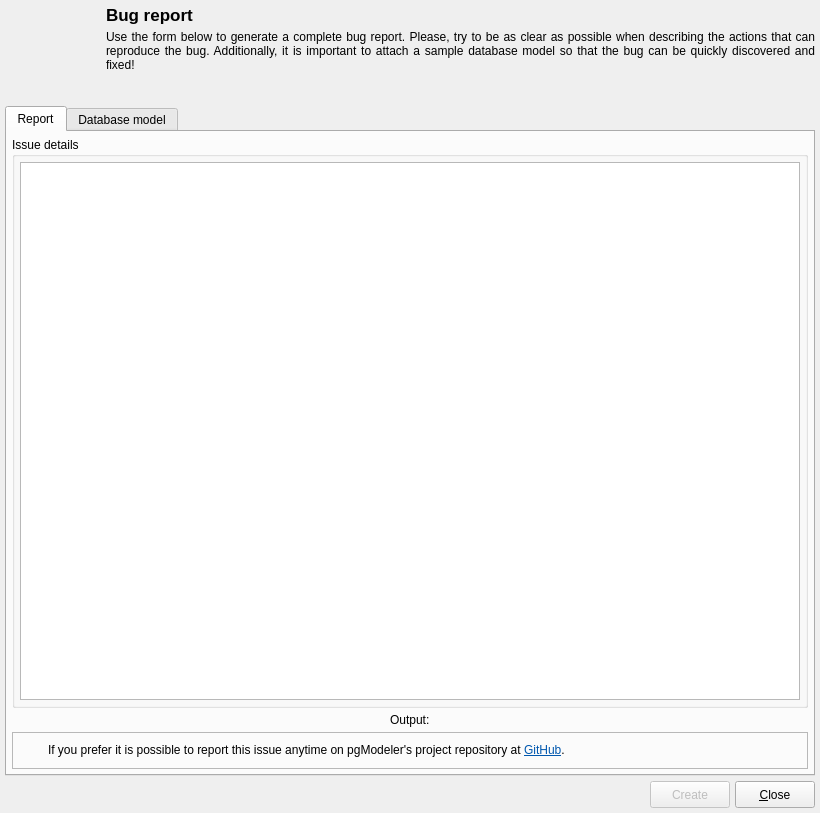
<?xml version="1.0" encoding="UTF-8"?>
<ui version="4.0">
 <class>BugReportForm</class>
 <widget class="QDialog" name="BugReportForm">
  <property name="windowModality">
   <enum>Qt::WindowModality::ApplicationModal</enum>
  </property>
  <property name="geometry">
   <rect>
    <x>0</x>
    <y>0</y>
    <width>820</width>
    <height>813</height>
   </rect>
  </property>
  <property name="sizePolicy">
   <sizepolicy hsizetype="Preferred" vsizetype="Preferred">
    <horstretch>0</horstretch>
    <verstretch>0</verstretch>
   </sizepolicy>
  </property>
  <property name="minimumSize">
   <size>
    <width>550</width>
    <height>500</height>
   </size>
  </property>
  <property name="maximumSize">
   <size>
    <width>16777215</width>
    <height>16777215</height>
   </size>
  </property>
  <property name="windowTitle">
   <string>Bug report</string>
  </property>
  <property name="windowIcon">
   <iconset resource="../../res/resources.qrc">
    <normaloff>:/icons/icons/bugreport.png</normaloff>:/icons/icons/bugreport.png</iconset>
  </property>
  <layout class="QGridLayout" name="gridLayout">
   <property name="leftMargin">
    <number>5</number>
   </property>
   <property name="topMargin">
    <number>5</number>
   </property>
   <property name="rightMargin">
    <number>5</number>
   </property>
   <property name="bottomMargin">
    <number>5</number>
   </property>
   <property name="spacing">
    <number>5</number>
   </property>
   <item row="0" column="0" rowspan="2">
    <widget class="QLabel" name="logo_lbl">
     <property name="sizePolicy">
      <sizepolicy hsizetype="Fixed" vsizetype="Fixed">
       <horstretch>0</horstretch>
       <verstretch>0</verstretch>
      </sizepolicy>
     </property>
     <property name="minimumSize">
      <size>
       <width>96</width>
       <height>96</height>
      </size>
     </property>
     <property name="maximumSize">
      <size>
       <width>96</width>
       <height>96</height>
      </size>
     </property>
     <property name="text">
      <string/>
     </property>
     <property name="pixmap">
      <pixmap resource="../../res/resources.qrc">:/icons/icons/bugreport.png</pixmap>
     </property>
     <property name="scaledContents">
      <bool>true</bool>
     </property>
     <property name="alignment">
      <set>Qt::AlignmentFlag::AlignLeading|Qt::AlignmentFlag::AlignLeft|Qt::AlignmentFlag::AlignTop</set>
     </property>
    </widget>
   </item>
   <item row="0" column="1">
    <widget class="QLabel" name="title_lbl">
     <property name="sizePolicy">
      <sizepolicy hsizetype="Preferred" vsizetype="Fixed">
       <horstretch>0</horstretch>
       <verstretch>0</verstretch>
      </sizepolicy>
     </property>
     <property name="font">
      <font>
       <pointsize>13</pointsize>
       <bold>true</bold>
      </font>
     </property>
     <property name="text">
      <string>Bug report</string>
     </property>
     <property name="margin">
      <number>4</number>
     </property>
    </widget>
   </item>
   <item row="3" column="0" colspan="2">
    <layout class="QHBoxLayout" name="horizontalLayout">
     <property name="spacing">
      <number>5</number>
     </property>
     <property name="leftMargin">
      <number>0</number>
     </property>
     <property name="bottomMargin">
      <number>0</number>
     </property>
     <item>
      <widget class="QLabel" name="pgmodeler_name_lbl">
       <property name="sizePolicy">
        <sizepolicy hsizetype="Preferred" vsizetype="Fixed">
         <horstretch>0</horstretch>
         <verstretch>0</verstretch>
        </sizepolicy>
       </property>
       <property name="maximumSize">
        <size>
         <width>180</width>
         <height>35</height>
        </size>
       </property>
       <property name="text">
        <string/>
       </property>
       <property name="pixmap">
        <pixmap resource="../../res/resources.qrc">:/images/images/pgmodeler_name.png</pixmap>
       </property>
       <property name="scaledContents">
        <bool>true</bool>
       </property>
      </widget>
     </item>
     <item>
      <spacer>
       <property name="orientation">
        <enum>Qt::Orientation::Horizontal</enum>
       </property>
       <property name="sizeHint" stdset="0">
        <size>
         <width>91</width>
         <height>27</height>
        </size>
       </property>
      </spacer>
     </item>
     <item>
      <widget class="QPushButton" name="create_btn">
       <property name="enabled">
        <bool>false</bool>
       </property>
       <property name="sizePolicy">
        <sizepolicy hsizetype="Preferred" vsizetype="Preferred">
         <horstretch>0</horstretch>
         <verstretch>0</verstretch>
        </sizepolicy>
       </property>
       <property name="maximumSize">
        <size>
         <width>16777215</width>
         <height>16777215</height>
        </size>
       </property>
       <property name="text">
        <string>Create</string>
       </property>
       <property name="icon">
        <iconset resource="../../res/resources.qrc">
         <normaloff>:/icons/icons/save.png</normaloff>:/icons/icons/save.png</iconset>
       </property>
       <property name="iconSize">
        <size>
         <width>28</width>
         <height>28</height>
        </size>
       </property>
       <property name="default">
        <bool>true</bool>
       </property>
      </widget>
     </item>
     <item>
      <widget class="QPushButton" name="close_btn">
       <property name="sizePolicy">
        <sizepolicy hsizetype="Preferred" vsizetype="Preferred">
         <horstretch>0</horstretch>
         <verstretch>0</verstretch>
        </sizepolicy>
       </property>
       <property name="maximumSize">
        <size>
         <width>16777215</width>
         <height>16777215</height>
        </size>
       </property>
       <property name="text">
        <string>&amp;Close</string>
       </property>
       <property name="icon">
        <iconset resource="../../res/resources.qrc">
         <normaloff>:/icons/icons/close1.png</normaloff>:/icons/icons/close1.png</iconset>
       </property>
       <property name="iconSize">
        <size>
         <width>28</width>
         <height>28</height>
        </size>
       </property>
       <property name="flat">
        <bool>false</bool>
       </property>
      </widget>
     </item>
    </layout>
   </item>
   <item row="1" column="1">
    <widget class="QLabel" name="msg_lbl">
     <property name="sizePolicy">
      <sizepolicy hsizetype="Expanding" vsizetype="Preferred">
       <horstretch>0</horstretch>
       <verstretch>0</verstretch>
      </sizepolicy>
     </property>
     <property name="minimumSize">
      <size>
       <width>0</width>
       <height>0</height>
      </size>
     </property>
     <property name="text">
      <string>Use the form below to generate a complete bug report. Please, try to be as clear as possible when describing the actions that can reproduce the bug. Additionally, it is important to attach a sample database model so that the bug can be quickly discovered and fixed!</string>
     </property>
     <property name="textFormat">
      <enum>Qt::TextFormat::PlainText</enum>
     </property>
     <property name="alignment">
      <set>Qt::AlignmentFlag::AlignJustify|Qt::AlignmentFlag::AlignTop</set>
     </property>
     <property name="wordWrap">
      <bool>true</bool>
     </property>
     <property name="margin">
      <number>4</number>
     </property>
     <property name="openExternalLinks">
      <bool>true</bool>
     </property>
     <property name="textInteractionFlags">
      <set>Qt::TextInteractionFlag::TextSelectableByMouse</set>
     </property>
    </widget>
   </item>
   <item row="2" column="0" colspan="2">
    <widget class="QTabWidget" name="report_twg">
     <property name="sizePolicy">
      <sizepolicy hsizetype="Expanding" vsizetype="Expanding">
       <horstretch>0</horstretch>
       <verstretch>0</verstretch>
      </sizepolicy>
     </property>
     <property name="currentIndex">
      <number>0</number>
     </property>
     <property name="iconSize">
      <size>
       <width>22</width>
       <height>22</height>
      </size>
     </property>
     <widget class="QWidget" name="tab">
      <attribute name="icon">
       <iconset resource="../../res/resources.qrc">
        <normaloff>:/icons/icons/sourcecode.png</normaloff>:/icons/icons/sourcecode.png</iconset>
      </attribute>
      <attribute name="title">
       <string>Report</string>
      </attribute>
      <layout class="QVBoxLayout" name="report_tab_grid">
       <property name="spacing">
        <number>5</number>
       </property>
       <property name="leftMargin">
        <number>5</number>
       </property>
       <property name="topMargin">
        <number>5</number>
       </property>
       <property name="rightMargin">
        <number>5</number>
       </property>
       <property name="bottomMargin">
        <number>5</number>
       </property>
       <item>
        <widget class="QGroupBox" name="details_gb">
         <property name="title">
          <string>Issue details</string>
         </property>
         <layout class="QGridLayout" name="gridLayout_3">
          <property name="leftMargin">
           <number>5</number>
          </property>
          <property name="topMargin">
           <number>5</number>
          </property>
          <property name="rightMargin">
           <number>5</number>
          </property>
          <property name="bottomMargin">
           <number>5</number>
          </property>
          <property name="spacing">
           <number>5</number>
          </property>
          <item row="0" column="0">
           <widget class="QPlainTextEdit" name="details_txt"/>
          </item>
         </layout>
        </widget>
       </item>
       <item>
        <widget class="QWidget" name="output_wgt" native="true">
         <layout class="QHBoxLayout" name="output_lt">
          <property name="spacing">
           <number>5</number>
          </property>
          <property name="leftMargin">
           <number>0</number>
          </property>
          <property name="topMargin">
           <number>0</number>
          </property>
          <property name="rightMargin">
           <number>0</number>
          </property>
          <property name="bottomMargin">
           <number>0</number>
          </property>
          <item>
           <widget class="QLabel" name="output_lbl">
            <property name="sizePolicy">
             <sizepolicy hsizetype="Fixed" vsizetype="Preferred">
              <horstretch>0</horstretch>
              <verstretch>0</verstretch>
             </sizepolicy>
            </property>
            <property name="text">
             <string>Output:</string>
            </property>
           </widget>
          </item>
         </layout>
        </widget>
       </item>
       <item>
        <widget class="QFrame" name="hint_frm">
         <property name="sizePolicy">
          <sizepolicy hsizetype="Preferred" vsizetype="Fixed">
           <horstretch>0</horstretch>
           <verstretch>0</verstretch>
          </sizepolicy>
         </property>
         <property name="minimumSize">
          <size>
           <width>0</width>
           <height>0</height>
          </size>
         </property>
         <property name="frameShape">
          <enum>QFrame::Shape::StyledPanel</enum>
         </property>
         <property name="frameShadow">
          <enum>QFrame::Shadow::Raised</enum>
         </property>
         <layout class="QGridLayout" name="gridLayout_5">
          <property name="leftMargin">
           <number>5</number>
          </property>
          <property name="topMargin">
           <number>5</number>
          </property>
          <property name="rightMargin">
           <number>5</number>
          </property>
          <property name="bottomMargin">
           <number>5</number>
          </property>
          <property name="spacing">
           <number>5</number>
          </property>
          <item row="0" column="0">
           <widget class="QLabel" name="icon_lbl">
            <property name="minimumSize">
             <size>
              <width>25</width>
              <height>25</height>
             </size>
            </property>
            <property name="maximumSize">
             <size>
              <width>25</width>
              <height>25</height>
             </size>
            </property>
            <property name="text">
             <string/>
            </property>
            <property name="textFormat">
             <enum>Qt::TextFormat::AutoText</enum>
            </property>
            <property name="pixmap">
             <pixmap resource="../../res/resources.qrc">:/icons/icons/info.png</pixmap>
            </property>
            <property name="scaledContents">
             <bool>true</bool>
            </property>
           </widget>
          </item>
          <item row="0" column="1">
           <widget class="QLabel" name="hint_lbl">
            <property name="text">
             <string>&lt;html&gt;&lt;head/&gt;&lt;body&gt;&lt;p&gt;If you prefer it is possible to report this issue anytime on pgModeler's project repository at &lt;a href=&quot;http://github.com/pgmodeler/pgmodeler/issues&quot;&gt;&lt;span style=&quot; text-decoration: underline; color:#0057ae;&quot;&gt;GitHub&lt;/span&gt;&lt;/a&gt;. &lt;/p&gt;&lt;/body&gt;&lt;/html&gt;</string>
            </property>
            <property name="textFormat">
             <enum>Qt::TextFormat::AutoText</enum>
            </property>
            <property name="wordWrap">
             <bool>true</bool>
            </property>
            <property name="openExternalLinks">
             <bool>true</bool>
            </property>
           </widget>
          </item>
         </layout>
        </widget>
       </item>
      </layout>
     </widget>
     <widget class="QWidget" name="tab_3">
      <attribute name="icon">
       <iconset resource="../../res/resources.qrc">
        <normaloff>:/icons/icons/dbmodel.png</normaloff>:/icons/icons/dbmodel.png</iconset>
      </attribute>
      <attribute name="title">
       <string>Database model</string>
      </attribute>
      <layout class="QGridLayout" name="gridLayout_4">
       <property name="leftMargin">
        <number>5</number>
       </property>
       <property name="topMargin">
        <number>5</number>
       </property>
       <property name="rightMargin">
        <number>5</number>
       </property>
       <property name="bottomMargin">
        <number>5</number>
       </property>
       <property name="spacing">
        <number>5</number>
       </property>
       <item row="0" column="0" colspan="2">
        <widget class="QWidget" name="attach_wgt" native="true">
         <property name="minimumSize">
          <size>
           <width>0</width>
           <height>0</height>
          </size>
         </property>
         <layout class="QHBoxLayout" name="horizontalLayout_2">
          <property name="spacing">
           <number>5</number>
          </property>
          <property name="leftMargin">
           <number>0</number>
          </property>
          <property name="topMargin">
           <number>0</number>
          </property>
          <property name="rightMargin">
           <number>0</number>
          </property>
          <property name="bottomMargin">
           <number>0</number>
          </property>
          <item>
           <widget class="QCheckBox" name="attach_mod_chk">
            <property name="text">
             <string>Attach the below database model file to be debugged.</string>
            </property>
            <property name="checked">
             <bool>true</bool>
            </property>
           </widget>
          </item>
          <item>
           <widget class="QToolButton" name="attach_tb">
            <property name="toolTip">
             <string>Attach a different database model</string>
            </property>
            <property name="text">
             <string/>
            </property>
            <property name="icon">
             <iconset resource="../../res/resources.qrc">
              <normaloff>:/icons/icons/open.png</normaloff>:/icons/icons/open.png</iconset>
            </property>
            <property name="iconSize">
             <size>
              <width>25</width>
              <height>25</height>
             </size>
            </property>
            <property name="toolButtonStyle">
             <enum>Qt::ToolButtonStyle::ToolButtonIconOnly</enum>
            </property>
           </widget>
          </item>
         </layout>
         <zorder>attach_tb</zorder>
         <zorder>attach_mod_chk</zorder>
        </widget>
       </item>
       <item row="1" column="0" colspan="2">
        <widget class="QPlainTextEdit" name="model_txt">
         <property name="enabled">
          <bool>true</bool>
         </property>
         <property name="font">
          <font>
           <pointsize>8</pointsize>
           <italic>true</italic>
          </font>
         </property>
         <property name="readOnly">
          <bool>true</bool>
         </property>
        </widget>
       </item>
      </layout>
     </widget>
    </widget>
   </item>
  </layout>
 </widget>
 <tabstops>
  <tabstop>report_twg</tabstop>
  <tabstop>details_txt</tabstop>
  <tabstop>attach_mod_chk</tabstop>
  <tabstop>attach_tb</tabstop>
  <tabstop>model_txt</tabstop>
  <tabstop>create_btn</tabstop>
  <tabstop>close_btn</tabstop>
 </tabstops>
 <resources>
  <include location="../../res/resources.qrc"/>
 </resources>
 <connections/>
</ui>
